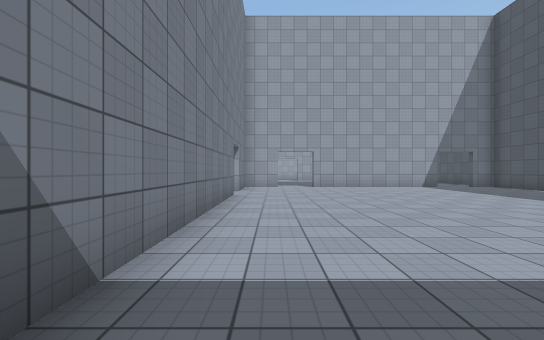
view 1 (above)

23 first-person views from a walk through a 3-D level made in the Unity game engine. The camera is 1.3 m above the floor, looks level and sees 90° across. The floor is counted in squares, 1.8 m on a side. Each view is taken from the middle of a square. On the plan, view 1 faces up. The plan holds only what a view shows up to about 10 squares ahead; the rest is blank. The place goes on beyond the plan. The player character is not drawn. Surface patterns are stand-ins for the level's own textures.

view 2
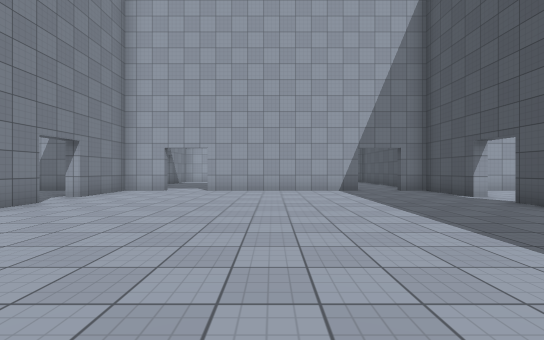

view 3
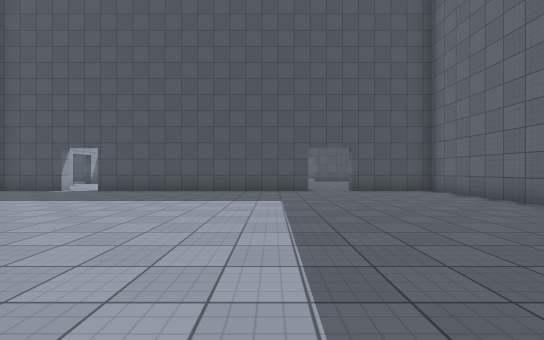

view 4
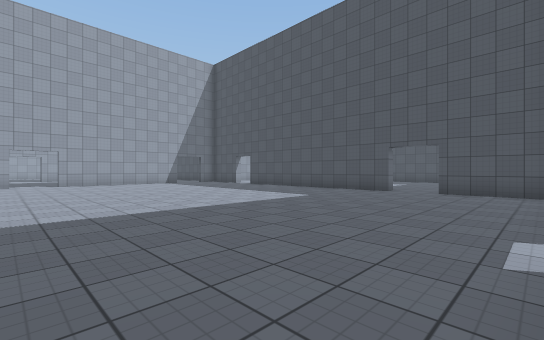

view 5
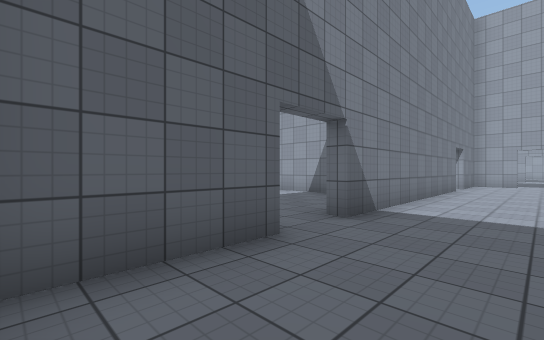

view 6
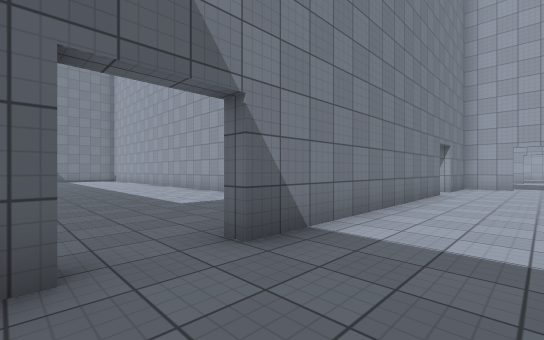

view 7
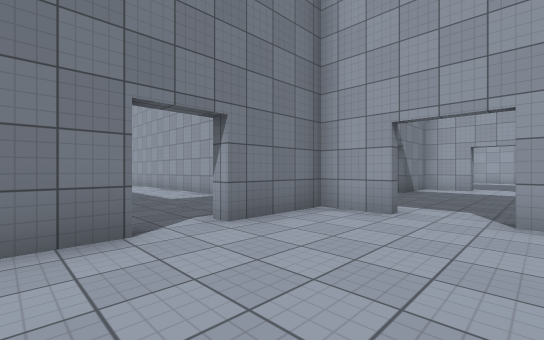

view 8
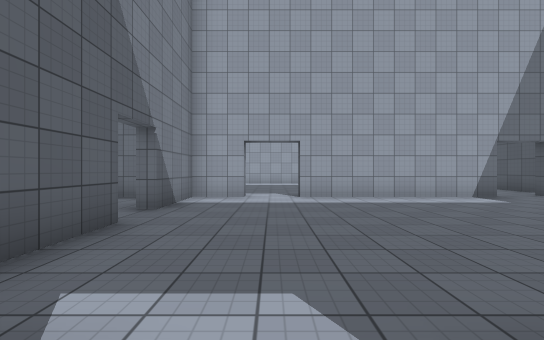

view 9
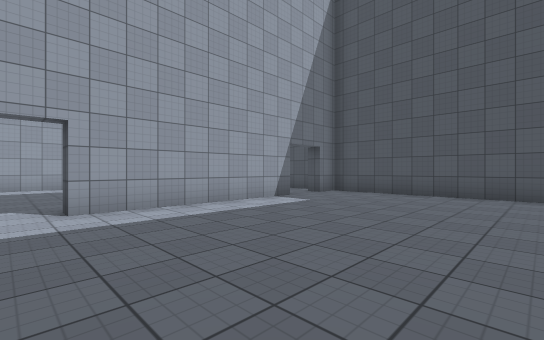

view 10
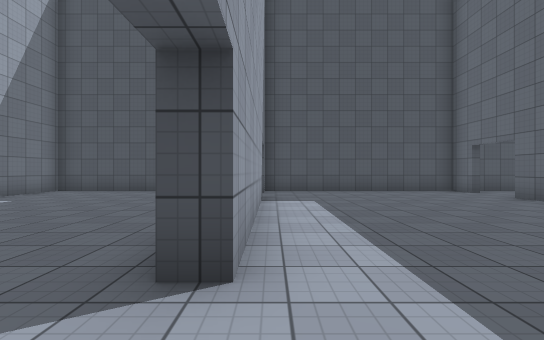

view 11
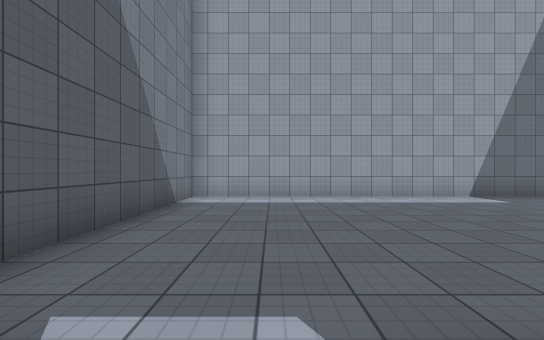

view 12
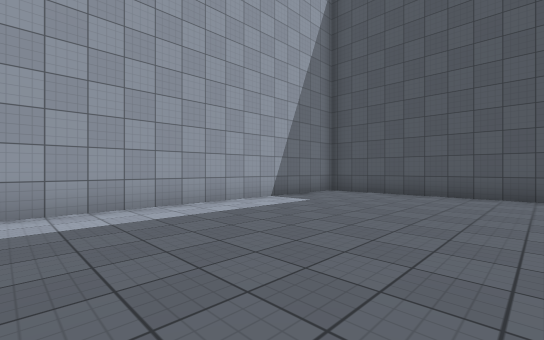

view 13
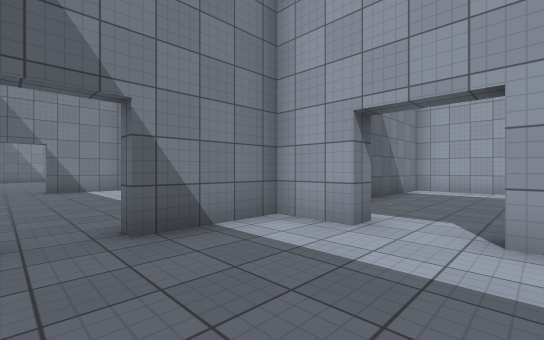

view 14
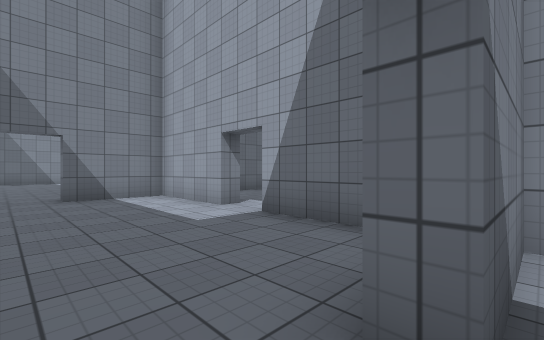

view 15
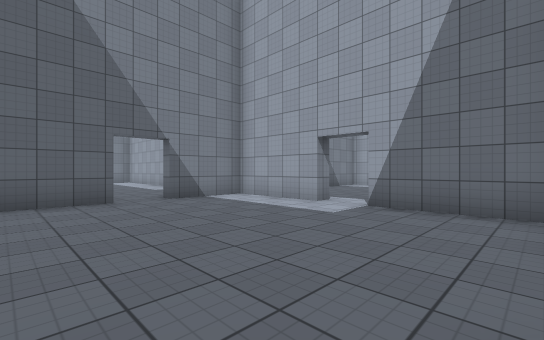

view 16
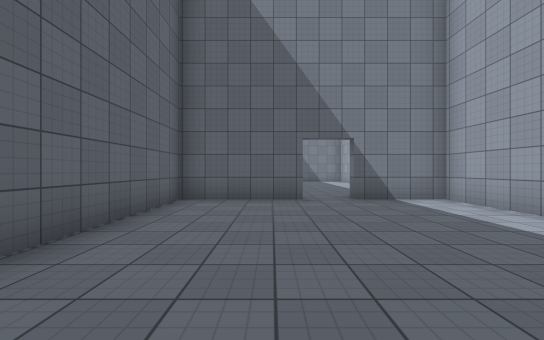

view 17
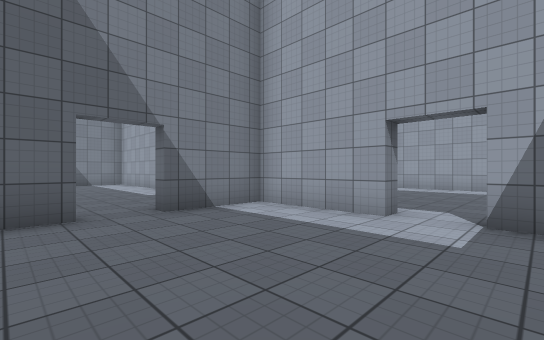

view 18
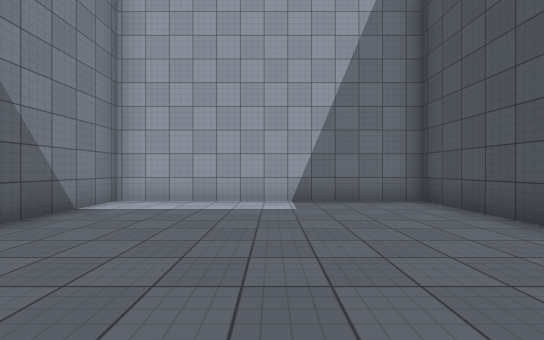

view 19
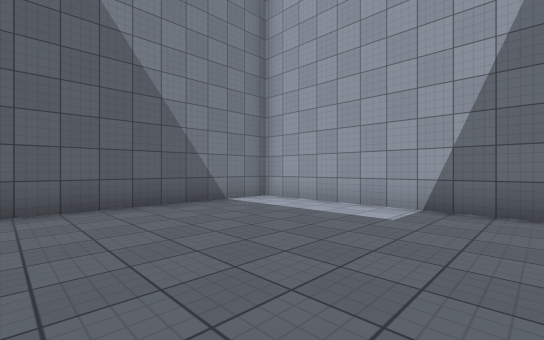

view 20
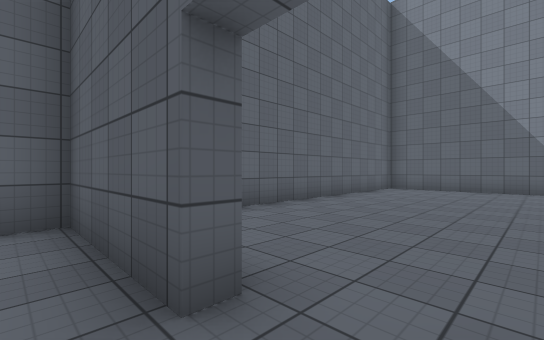

view 21
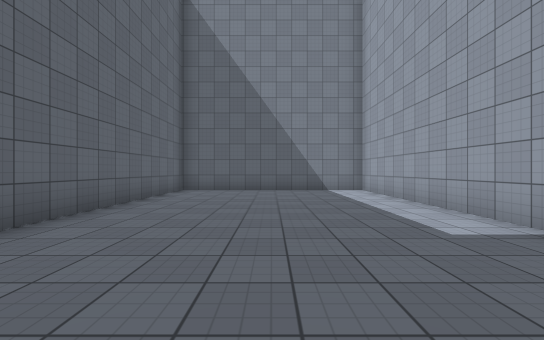

view 22
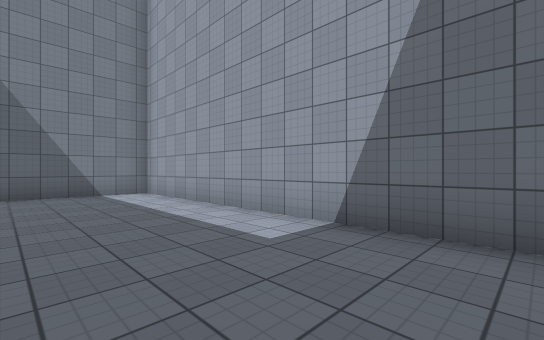

view 23
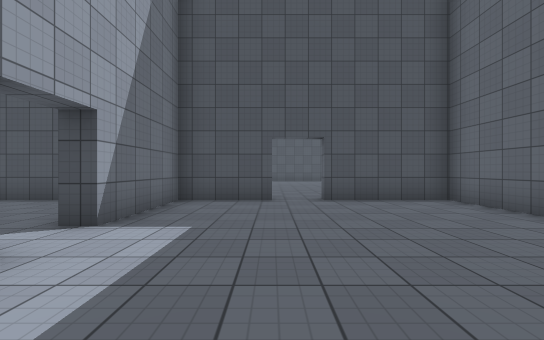

### Floor plan
Ten units are one square. View 1 is at (0, 0); x grows to the right and y downward. Boxes are objects, and circles mark ways between rooms. Rooms are numbered by the first view taken in them; rooms with no view inside come last. Other rooms are left out.
<svg viewBox="-192 -259 291 299">
<path fill="none" stroke="#000" d="M94 -6 94 -80M-11 -80 -11 -8 -15 -8M-11 6 -11 30M94 -92 94 -115M70 -115 18 -115M4 -115 -11 -115 -11 -93M94 35 94 8M62 -118 70 -118M70 -183 18 -183M-11 -148 -11 -131M3 -188 3 -183 -11 -183 -11 -160M94 -118 94 -183M18 -183 18 -188M85 -183 85 -187M94 -196 94 -254 -11 -254 -11 -201M-57 -183 -86 -183 -86 -160M-86 -148 -86 -118 -15 -118 -15 -148M-11 -160 -15 -160 -15 -183 -45 -183M-57 -189 -57 -183M-15 -210 -15 -254 -86 -254 -86 -200M-45 -183 -45 -188M-100 -183 -187 -183 -187 -118 -114 -118M-86 -160 -90 -160"/>
<circle cx="10" cy="-120" r="3" fill="#2a7"/>
<circle cx="80" cy="-120" r="3" fill="#2a7"/>
<circle cx="10" cy="-190" r="3" fill="#2a7"/>
<circle cx="75" cy="-190" r="3" fill="#2a7"/>
<circle cx="-10" cy="-155" r="3" fill="#2a7"/>
<circle cx="-50" cy="-190" r="3" fill="#2a7"/>
<circle cx="-90" cy="-155" r="3" fill="#2a7"/>
<text x="40" y="-40">1</text>
<text x="40" y="-150">2</text>
<text x="40" y="-220">3</text>
<text x="-50" y="-160">4</text>
<text x="-50" y="-220">5</text>
<text x="-140" y="-160">6</text>
</svg>
Room 1 opens to room 2. Room 2 opens to room 3. Room 2 opens to room 4. Room 4 opens to room 5. Room 4 opens to room 6.

Where each view was taken, in squares from view 1:
view 1: 0 up, 0 right, facing up
view 2: 2 up, 4 right, facing up
view 3: 2 up, 0 right, facing right
view 4: 3 down, 0 right, facing up-right
view 5: 3 down, 1 right, facing up-left
view 6: 1 down, 1 right, facing up-left
view 7: 7 up, 2 right, facing up-left
view 8: 11 up, 1 right, facing up
view 9: 13 up, 1 right, facing up-right
view 10: 18 up, 0 right, facing right
view 11: 18 up, 1 right, facing up
view 12: 20 up, 1 right, facing up-right
view 13: 15 up, 2 right, facing up-left
view 14: 15 up, 1 left, facing up-left
view 15: 13 up, 2 left, facing up-left
view 16: 14 up, 2 left, facing left
view 17: 14 up, 4 left, facing up-left
view 18: 19 up, 5 left, facing up
view 19: 20 up, 3 left, facing up-left
view 20: 16 up, 8 left, facing down-left
view 21: 15 up, 9 left, facing left
view 22: 15 up, 10 left, facing up-left
view 23: 16 up, 8 left, facing right
